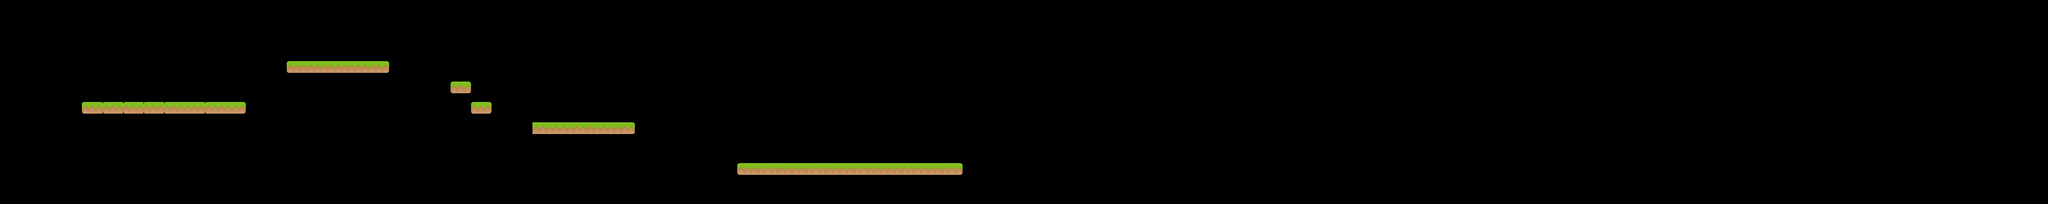

A 2D game scene composited from a Tiled map and its tileset images. What follows is a short description and the map's XML, with each tile layer's data collapsed to a summary:
An orthogonal 100x10 tile map with 70x70 px tiles, 1 tile layer (Tile Layer 1) and 12 objects.

<map version="1.2" tiledversion="1.3.1" orientation="orthogonal" renderorder="right-down" compressionlevel="-1" width="100" height="10" tilewidth="70" tileheight="70" infinite="0" nextlayerid="4" nextobjectid="21">
 <editorsettings>
  <export target="../maps/plaformerGameMap.lua" format="lua" />
 </editorsettings>
 <tileset firstgid="1" source="plaformer_tiles.tsx" />
 <layer id="1" name="Tile Layer 1" width="100" height="10">
  <data>[1000 cells, 31 non-empty, 4 distinct tile ids]</data>
 </layer>
 <objectgroup id="2" name="Platforms">
  <object id="1" x="280" y="350.667" width="557.333" height="38.6667" />
  <object id="2" x="982.667" y="209.333" width="344" height="41.3333" />
  <object id="3" x="1541" y="280" width="68" height="38" />
  <object id="4" x="1610" y="349" width="68" height="41" />
  <object id="5" x="1821" y="419" width="348" height="39" />
  <object id="6" x="2521" y="561" width="767" height="37" />
 </objectgroup>
 <objectgroup id="3" name="Coins">
  <object id="15" x="405" y="226" width="32" height="32" />
  <object id="16" x="576" y="193" width="32" height="32" />
  <object id="17" x="722" y="244" width="32" height="32" />
  <object id="18" x="895" y="54" width="32" height="32" />
  <object id="19" x="1075" y="92" width="32" height="32" />
  <object id="20" x="1265" y="87" width="32" height="32" />
 </objectgroup>
</map>
